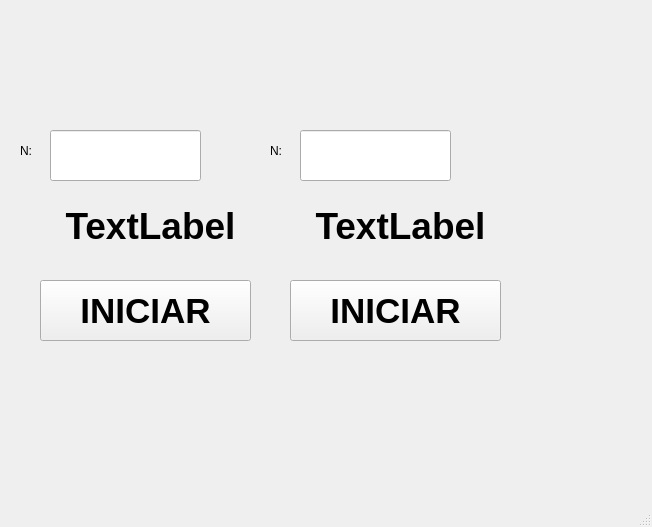
<?xml version="1.0" encoding="UTF-8"?>
<ui version="4.0">
 <class>MainWindow</class>
 <widget class="QMainWindow" name="MainWindow">
  <property name="geometry">
   <rect>
    <x>0</x>
    <y>0</y>
    <width>652</width>
    <height>527</height>
   </rect>
  </property>
  <property name="windowTitle">
   <string>MainWindow</string>
  </property>
  <property name="styleSheet">
   <string notr="true"/>
  </property>
  <widget class="QWidget" name="centralwidget">
   <widget class="QLabel" name="label_10">
    <property name="geometry">
     <rect>
      <x>480</x>
      <y>360</y>
      <width>131</width>
      <height>111</height>
     </rect>
    </property>
    <property name="styleSheet">
     <string notr="true"/>
    </property>
    <property name="text">
     <string/>
    </property>
    <property name="pixmap">
     <pixmap resource="recursos.qrc">:/AmongUs/amongBlanco.png</pixmap>
    </property>
    <property name="scaledContents">
     <bool>true</bool>
    </property>
   </widget>
   <widget class="QLabel" name="label_11">
    <property name="geometry">
     <rect>
      <x>20</x>
      <y>20</y>
      <width>621</width>
      <height>111</height>
     </rect>
    </property>
    <property name="styleSheet">
     <string notr="true"/>
    </property>
    <property name="text">
     <string/>
    </property>
    <property name="pixmap">
     <pixmap resource="recursos.qrc">:/Logos/uat.png</pixmap>
    </property>
    <property name="scaledContents">
     <bool>true</bool>
    </property>
   </widget>
   <widget class="QLabel" name="label_2">
    <property name="geometry">
     <rect>
      <x>20</x>
      <y>130</y>
      <width>21</width>
      <height>41</height>
     </rect>
    </property>
    <property name="text">
     <string>N:</string>
    </property>
   </widget>
   <widget class="QPushButton" name="btn_iniciar">
    <property name="geometry">
     <rect>
      <x>40</x>
      <y>280</y>
      <width>211</width>
      <height>61</height>
     </rect>
    </property>
    <property name="font">
     <font>
      <pointsize>26</pointsize>
      <weight>75</weight>
      <bold>true</bold>
     </font>
    </property>
    <property name="text">
     <string>INICIAR</string>
    </property>
   </widget>
   <widget class="QLabel" name="lb_contador">
    <property name="geometry">
     <rect>
      <x>20</x>
      <y>200</y>
      <width>261</width>
      <height>51</height>
     </rect>
    </property>
    <property name="font">
     <font>
      <pointsize>28</pointsize>
      <weight>75</weight>
      <bold>true</bold>
     </font>
    </property>
    <property name="text">
     <string>TextLabel</string>
    </property>
    <property name="alignment">
     <set>Qt::AlignCenter</set>
    </property>
   </widget>
   <widget class="QLineEdit" name="txt_n">
    <property name="geometry">
     <rect>
      <x>50</x>
      <y>130</y>
      <width>151</width>
      <height>51</height>
     </rect>
    </property>
    <property name="font">
     <font>
      <pointsize>20</pointsize>
      <weight>75</weight>
      <bold>true</bold>
     </font>
    </property>
    <property name="text">
     <string/>
    </property>
    <property name="alignment">
     <set>Qt::AlignCenter</set>
    </property>
   </widget>
   <widget class="QLabel" name="label_3">
    <property name="geometry">
     <rect>
      <x>270</x>
      <y>130</y>
      <width>21</width>
      <height>41</height>
     </rect>
    </property>
    <property name="text">
     <string>N:</string>
    </property>
   </widget>
   <widget class="QLabel" name="lb_contador_timer">
    <property name="geometry">
     <rect>
      <x>270</x>
      <y>200</y>
      <width>261</width>
      <height>51</height>
     </rect>
    </property>
    <property name="font">
     <font>
      <pointsize>28</pointsize>
      <weight>75</weight>
      <bold>true</bold>
     </font>
    </property>
    <property name="text">
     <string>TextLabel</string>
    </property>
    <property name="alignment">
     <set>Qt::AlignCenter</set>
    </property>
   </widget>
   <widget class="QLineEdit" name="txt_n_timer">
    <property name="geometry">
     <rect>
      <x>300</x>
      <y>130</y>
      <width>151</width>
      <height>51</height>
     </rect>
    </property>
    <property name="font">
     <font>
      <pointsize>20</pointsize>
      <weight>75</weight>
      <bold>true</bold>
     </font>
    </property>
    <property name="text">
     <string/>
    </property>
    <property name="alignment">
     <set>Qt::AlignCenter</set>
    </property>
   </widget>
   <widget class="QPushButton" name="btn_iniciar_timer">
    <property name="geometry">
     <rect>
      <x>290</x>
      <y>280</y>
      <width>211</width>
      <height>61</height>
     </rect>
    </property>
    <property name="font">
     <font>
      <pointsize>26</pointsize>
      <weight>75</weight>
      <bold>true</bold>
     </font>
    </property>
    <property name="text">
     <string>INICIAR</string>
    </property>
   </widget>
  </widget>
  <widget class="QMenuBar" name="menubar">
   <property name="geometry">
    <rect>
     <x>0</x>
     <y>0</y>
     <width>652</width>
     <height>24</height>
    </rect>
   </property>
  </widget>
  <widget class="QStatusBar" name="statusbar"/>
 </widget>
 <resources>
  <include location="recursos.qrc"/>
 </resources>
 <connections/>
</ui>
